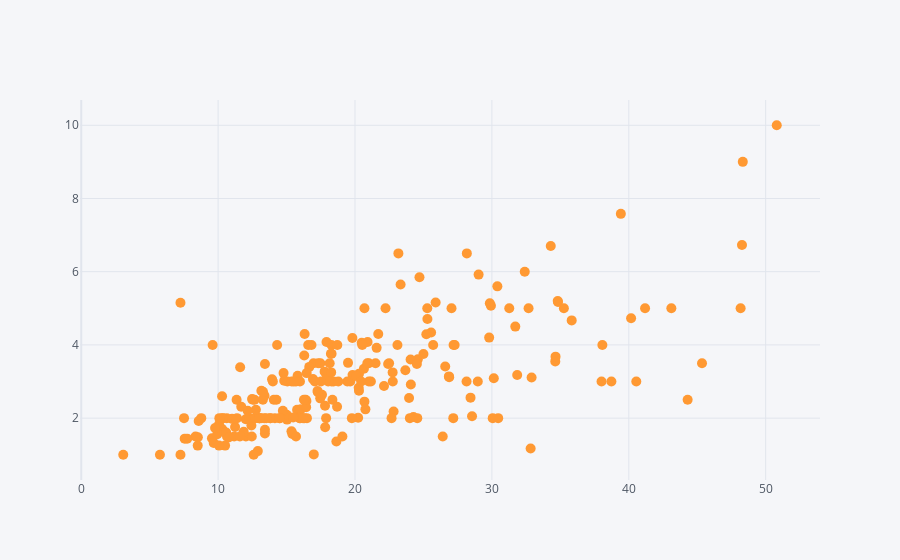

The notebook cell saved with this chart:
### Markdown cell above
## Scatter Plot using Plotly

### Code cell
tips.iplot(kind='scatter', x='total_bill',y='tip', mode='markers',size=10)

### Figure 1 — Plotly figure (JSON) as saved in the notebook; plotly's stock layout.template omitted (floating-point values rounded to 4 significant figures; data arrays with more than 128 entries replaced by an {"elided": "..."} marker saying what was removed)
{"data": [{"line": {"color": "rgba(255, 153, 51, 1.0)", "dash": "solid", "shape": "linear", "width": 1.3}, "marker": {"size": 10, "symbol": "circle"}, "mode": "markers", "name": "tip", "text": "", "type": "scatter", "x": {"elided": "244 float values"}, "y": {"elided": "244 float values"}}], "layout": {"legend": {"bgcolor": "#F5F6F9", "font": {"color": "#4D5663"}}, "paper_bgcolor": "#F5F6F9", "plot_bgcolor": "#F5F6F9", "title": {"font": {"color": "#4D5663"}}, "xaxis": {"gridcolor": "#E1E5ED", "showgrid": true, "tickfont": {"color": "#4D5663"}, "title": {"font": {"color": "#4D5663"}, "text": ""}, "zerolinecolor": "#E1E5ED"}, "yaxis": {"gridcolor": "#E1E5ED", "showgrid": true, "tickfont": {"color": "#4D5663"}, "title": {"font": {"color": "#4D5663"}, "text": ""}, "zerolinecolor": "#E1E5ED"}}}
